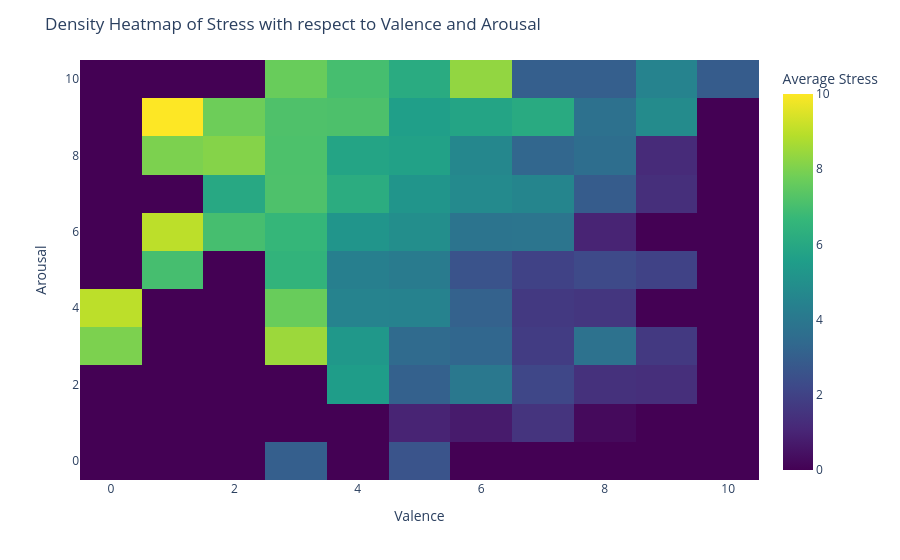
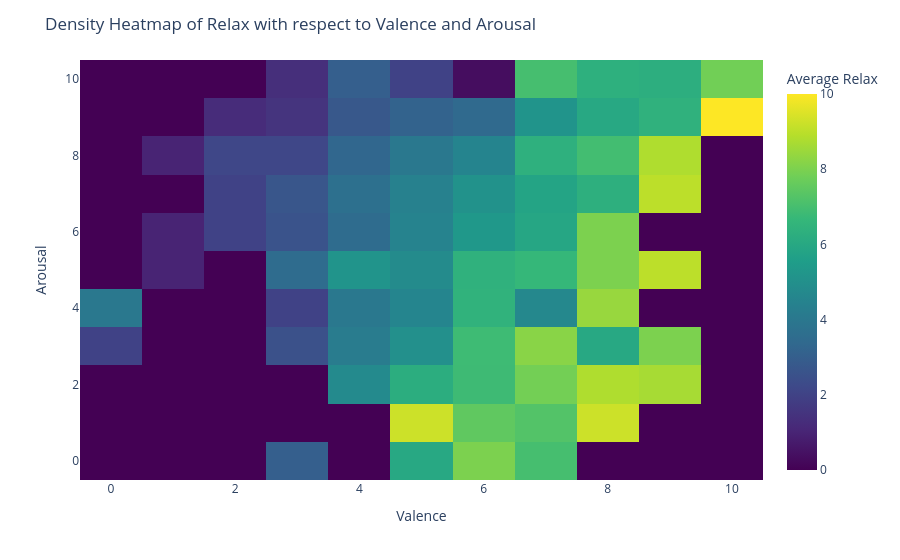

Notebook code cell kept with these figures, in order:
### Code cell
fig = px.density_heatmap(self_assessment_t, x='Valence', y='Arousal', z='Stress', histfunc='avg',
                         color_continuous_scale='Viridis')
fig.update_layout(title='Density Heatmap of Stress with respect to Valence and Arousal',
                  xaxis_title='Valence',
                  yaxis_title='Arousal',
                  coloraxis_colorbar=dict(title='Average Stress'))
fig.show()

fig = px.density_heatmap(self_assessment_t, x='Valence', y='Arousal', z='Relax', histfunc='avg',
                         color_continuous_scale='Viridis')
fig.update_layout(title='Density Heatmap of Relax with respect to Valence and Arousal',
                  xaxis_title='Valence',
                  yaxis_title='Arousal',
                  coloraxis_colorbar=dict(title='Average Relax'))
fig.show()

### Figure 1 — Plotly figure (JSON) as saved in the notebook; plotly's stock layout.template omitted (floating-point values rounded to 4 significant figures; data arrays with more than 128 entries replaced by an {"elided": "..."} marker saying what was removed)
{"data": [{"coloraxis": "coloraxis", "histfunc": "avg", "hovertemplate": "Valence=%{x}<br>Arousal=%{y}<br>avg of Stress=%{z}<extra></extra>", "name": "", "type": "histogram2d", "x": {"elided": "715 float values"}, "xaxis": "x", "xbingroup": "x", "y": {"elided": "715 float values"}, "yaxis": "y", "ybingroup": "y", "z": {"elided": "715 float values"}}], "layout": {"coloraxis": {"colorbar": {"title": {"text": "Average Stress"}}, "colorscale": [[0, "#440154"], [0.1111, "#482878"], [0.2222, "#3e4989"], [0.3333, "#31688e"], [0.4444, "#26828e"], [0.5556, "#1f9e89"], [0.6667, "#35b779"], [0.7778, "#6ece58"], [0.8889, "#b5de2b"], [1, "#fde725"]]}, "legend": {"tracegroupgap": 0}, "margin": {"t": 60}, "title": {"text": "Density Heatmap of Stress with respect to Valence and Arousal"}, "xaxis": {"anchor": "y", "domain": [0, 1], "title": {"text": "Valence"}}, "yaxis": {"anchor": "x", "domain": [0, 1], "title": {"text": "Arousal"}}}}

### Figure 2 — Plotly figure (JSON) as saved in the notebook; plotly's stock layout.template omitted (floating-point values rounded to 4 significant figures; data arrays with more than 128 entries replaced by an {"elided": "..."} marker saying what was removed)
{"data": [{"coloraxis": "coloraxis", "histfunc": "avg", "hovertemplate": "Valence=%{x}<br>Arousal=%{y}<br>avg of Relax=%{z}<extra></extra>", "name": "", "type": "histogram2d", "x": {"elided": "715 float values"}, "xaxis": "x", "xbingroup": "x", "y": {"elided": "715 float values"}, "yaxis": "y", "ybingroup": "y", "z": {"elided": "715 float values"}}], "layout": {"coloraxis": {"colorbar": {"title": {"text": "Average Relax"}}, "colorscale": [[0, "#440154"], [0.1111, "#482878"], [0.2222, "#3e4989"], [0.3333, "#31688e"], [0.4444, "#26828e"], [0.5556, "#1f9e89"], [0.6667, "#35b779"], [0.7778, "#6ece58"], [0.8889, "#b5de2b"], [1, "#fde725"]]}, "legend": {"tracegroupgap": 0}, "margin": {"t": 60}, "title": {"text": "Density Heatmap of Relax with respect to Valence and Arousal"}, "xaxis": {"anchor": "y", "domain": [0, 1], "title": {"text": "Valence"}}, "yaxis": {"anchor": "x", "domain": [0, 1], "title": {"text": "Arousal"}}}}
